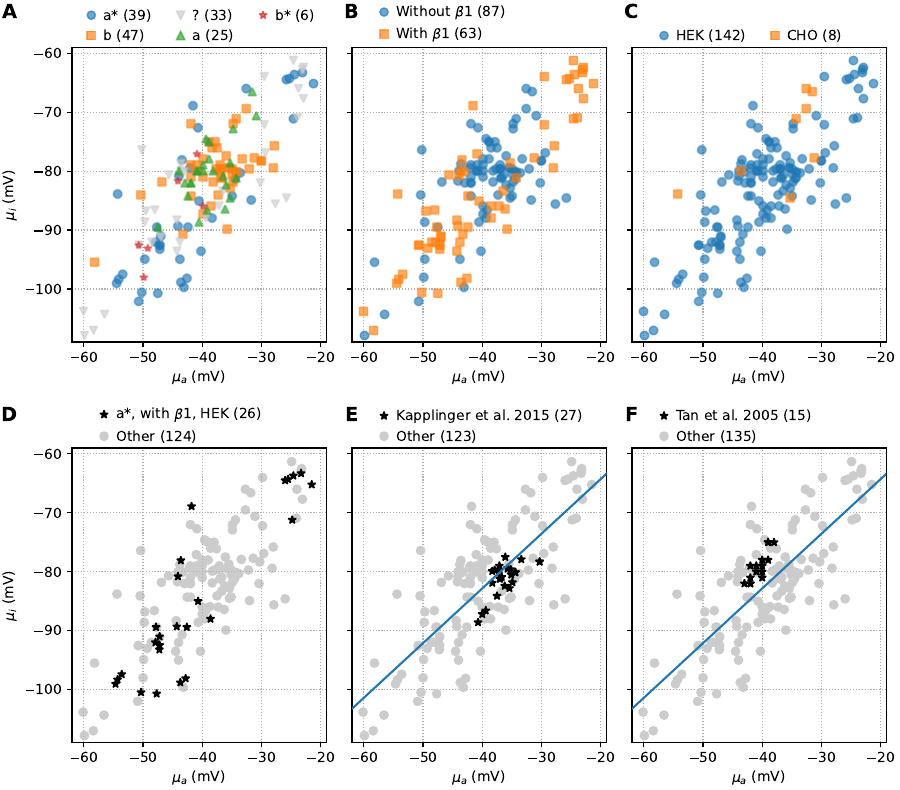

Write the Python code that produced this figure.
#!/usr/bin/env python3
#
# Figure 4: Highlighted subgroups
#
import sys

import numpy as np
import matplotlib.pyplot as plt

import base

# Exclude ooocytes
nooocytes = True


# Gather data
print('Gathering data')
with base.connect() as con:
    c = con.cursor()

    qand = 'and cell != "Oocyte"' if nooocytes else ''
    q = ('select va, vi, sequence, beta1, cell, pub from midpoints_wt'
         f' where (ni > 0 and na > 0 {qand})')
    p = [row for row in c.execute(q)]

#
# Create figure
#
print('Creating figure')
fig = plt.figure(figsize=(9, 7.9))        # Two column size
fig.subplots_adjust(0.08, 0.06, 0.985, 0.940, wspace=0.1, hspace=0.36)

xlim = -62, -19
ylim = -109, -59
# NOTE: These measurements picked to manually give axes equal aspect
grid = fig.add_gridspec(2, 3)

c1 = None  # 'tab:green'
c2 = None  # 'tab:purple'
c3 = None  # 'tab:brown'
c4 = None  # 'tab:brown'
c5 = '#aaa'
m1 = 'o'
m2 = 's'
m3 = '^'
m4 = '*'
m5 = 'v'

ax11 = fig.add_subplot(grid[0, 0])
ax11.set_xlabel(r'$\mu_a$ (mV)')
ax11.set_ylabel(r'$\mu_i$ (mV)')
ax11.grid(True, ls=':')
ax11.set_xlim(*xlim)
ax11.set_ylim(*ylim)

ax12 = fig.add_subplot(grid[0, 1])
ax12.set_xlabel(r'$\mu_a$ (mV)')
ax12.set_yticklabels([])
ax12.grid(True, ls=':')
ax12.set_xlim(*xlim)
ax12.set_ylim(*ylim)

ax13 = fig.add_subplot(grid[0, 2])
ax13.set_xlabel(r'$\mu_a$ (mV)')
ax13.set_yticklabels([])
ax13.grid(True, ls=':')
ax13.set_xlim(*xlim)
ax13.set_ylim(*ylim)

ax21 = fig.add_subplot(grid[1, 0])
ax21.set_xlabel(r'$\mu_a$ (mV)')
ax21.set_ylabel(r'$\mu_i$ (mV)')
ax21.grid(True, ls=':')
ax21.set_xlim(*xlim)
ax21.set_ylim(*ylim)

ax22 = fig.add_subplot(grid[1, 1])
ax22.set_xlabel(r'$\mu_a$ (mV)')
ax22.set_yticklabels([])
ax22.grid(True, ls=':')
ax22.set_xlim(*xlim)
ax22.set_ylim(*ylim)

ax23 = fig.add_subplot(grid[1, 2])
ax23.set_xlabel(r'$\mu_a$ (mV)')
ax23.set_yticklabels([])
ax23.grid(True, ls=':')
ax23.set_xlim(*xlim)
ax23.set_ylim(*ylim)

# Subunit
kwargs = dict(ls='none', lw=5, markersize=6, alpha=0.65, rasterized=True)
leg = dict(frameon=False, handlelength=0.15)
sub = ['a', 'astar', 'b', 'bstar']
v = np.array([r[:2] for r in p if r[2] == 'astar'])
ax11.plot(v[:, 0], v[:, 1], m1, label=f'a* ({len(v)})', **kwargs)
v = np.array([r[:2] for r in p if r[2] == 'b'])
ax11.plot(v[:, 0], v[:, 1], m2, label=f'b ({len(v)})', **kwargs)
v = np.array([r[:2] for r in p if r[2] not in sub])
ax11.plot(v[:, 0], v[:, 1], m5, color='#ccc', label=f'? ({len(v)})', **kwargs)
v = np.array([r[:2] for r in p if r[2] == 'a'])
ax11.plot(v[:, 0], v[:, 1], m3, label=f'a ({len(v)})', **kwargs)
v = np.array([r[:2] for r in p if r[2] == 'bstar'])
ax11.plot(v[:, 0], v[:, 1], m4, label=f'b* ({len(v)})', **kwargs)
ax11.legend(ncol=3, loc=(0.05, 0.995), **leg)

# Beta 1
v = np.array([r[:2] for r in p if r[3] == 'no'])
ax12.plot(v[:, 0], v[:, 1], m1, label=f'Without $\\beta1$ ({len(v)})',
          **kwargs)
v = np.array([r[:2] for r in p if r[3] == 'yes'])
ax12.plot(v[:, 0], v[:, 1], m2, label=f'With $\\beta1$ ({len(v)})', **kwargs)
ax12.legend(ncol=1, loc=(0.10, 0.995), **leg)

# Cell type
v = np.array([r[:2] for r in p if r[4] == 'HEK'])
ax13.plot(v[:, 0], v[:, 1], m1, label=f'HEK ({len(v)})', **kwargs)
v = np.array([r[:2] for r in p if r[4] == 'CHO'])
ax13.plot(v[:, 0], v[:, 1], m2, label=f'CHO ({len(v)})', **kwargs)
v = np.array([r[:2] for r in p if r[4] == 'Oocyte'])
if len(v):
    ax13.plot(v[:, 0], v[:, 1], m3, label=f'Oocyte ({len(v)})', **kwargs)
ax13.legend(ncol=2, loc=(0.10, 0.995), **leg)

# Biggest subgroup
del kwargs['alpha'], kwargs['rasterized']
v = np.array(
    [r[:2] for r in p if r[2] == 'astar' and r[3] == 'yes' and r[4] == 'HEK'])
ax21.plot(v[:, 0], v[:, 1], '*', zorder=2, color='k',
          label=f'a*, with $\\beta1$, HEK ({len(v)})', **kwargs)
v = np.array(
    [r[:2] for r in p if r[2] != 'astar' or r[3] != 'yes' or r[4] != 'HEK'])
ax21.plot(v[:, 0], v[:, 1], 'o', zorder=1, color='#ccc',
          label=f'Other ({len(v)})', **kwargs)
ax21.legend(ncol=1, loc=(0.10, 0.995), **leg)

# Linear fit
v = np.array([r[:2] for r in p])
b1, a1 = np.polyfit(v[:, 0], v[:, 1], 1)
x = np.array(xlim)
y = a1 + b1 * x

# Kapplinger
ax22.plot(x, y, '-', color='tab:blue', zorder=4)
v = np.array([r[:2] for r in p if r[5] == 'Kapplinger 2015'])
ax22.plot(v[:, 0], v[:, 1], '*', zorder=3, color='k',
          label=f'Kapplinger et al. 2015 ({len(v)})', **kwargs)
v = np.array([r[:2] for r in p if r[5] != 'Kapplinger 2015'])
ax22.plot(v[:, 0], v[:, 1], 'o', zorder=2, color='#ccc',
          label=f'Other ({len(v)})', **kwargs)
ax22.legend(ncol=1, loc=(0.10, 0.995), **leg)

# Tan
ax23.plot(x, y, '-', color='tab:blue', zorder=4)
v = np.array([r[:2] for r in p if r[5] == 'Tan 2005'])
ax23.plot(v[:, 0], v[:, 1], '*', zorder=3, color='k',
          label=f'Tan et al. 2005 ({len(v)})', **kwargs)
v = np.array([r[:2] for r in p if r[5] != 'Tan 2005'])
ax23.plot(v[:, 0], v[:, 1], 'o', zorder=2, color='#ccc',
          label=f'Other ({len(v)})', **kwargs)
ax23.legend(ncol=1, loc=(0.10, 0.995), **leg)

#y = 0.105
x0 = -0.069
x1 = 0
y0 = 0.055
y1 = 0.052
base.axletter(ax11, 'A', tweak=y0, offset=x0)
base.axletter(ax12, 'B', tweak=y0, offset=x1)
base.axletter(ax13, 'C', tweak=y0, offset=x1)
base.axletter(ax21, 'D', tweak=y1, offset=x0)
base.axletter(ax22, 'E', tweak=y1, offset=x1)
base.axletter(ax23, 'F', tweak=y1, offset=x1)

fname = 'f4-subgroups' + ('.png' if 'png' in sys.argv else '.pdf')
print(f'Saving to {fname}')
fig.savefig(fname)
